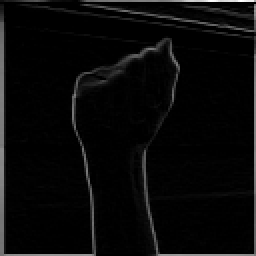
#> input picture data/SampleData/a.png, 128 x 128 px, found by its file name (shown 2 times larger)
$ python data_preprocessing_copy.py   (older library calls are emulated)
#> lines starting #> are read from the running program, lines starting #| are printed output that depends on the picture; pictures that were not available may be replaced by others from this repository, and a replacement may not be noted
### src/utils/dataset_loader.py
import os
import cv2
import numpy as np
from typing import Tuple, List

# Helper function to load images from a folder
# [60 lines left out: functions load_images_from_folder, load_train_data, load_test_data, load_dataset, not called in this run]

### notebooks/data_preprocessing_copy.py
#!/usr/bin/env python
# coding: utf-8

#!/usr/bin/env python
# coding: utf-8

import os

# if running manually (not via runner), set defaults
if "params" not in globals():
    print("⚠️  Running manually — using default params.\n")
    params = {
        "use_gaussian_blur": True,
        "edge_method": "sobel",
        "apply_otsu": False,
        "run_name": "manual_run"
    }

# Extract params
use_gaussian_blur = params["use_gaussian_blur"]
edge_method = params["edge_method"]
apply_otsu = params["apply_otsu"]
run_name = params["run_name"]

# Save results to unique folder
run_dir = f"../data/processed_runs/{run_name}"
os.makedirs(run_dir, exist_ok=True)

print(f"\n🚀 Running preprocessing for: {run_name}")
print(f"   ➤ Gaussian blur: {use_gaussian_blur}")
print(f"   ➤ Edge method:   {edge_method}")
print(f"   ➤ Otsu:          {apply_otsu}")
print(f"   ➤ Output folder: {run_dir}\n")


# #### Optional Code for running in Collab

# In[ ]:


# from google.colab import drive
# drive.mount('/content/drive')


# # In[ ]:


# import os

# # Path to your project folder in Drive
# project_path = '/content/drive/MyDrive/WASL-translator'

# # Change working directory
# os.chdir(project_path)

# # Confirm structure
# print("Current working dir:", os.getcwd())
# get_ipython().system('ls -R data/raw | head -20')


# # ##### For pulling new changes

# # In[ ]:


# get_ipython().system('cd /content/drive/MyDrive/WASL-translator && git pull')


# # ### 1. Load the dataset
# Loaded from .../data/raw/

# In[ ]:


# Import dataset loader (Debug version)
import sys, os
sys.path.append(os.path.abspath("../src"))
from utils import dataset_loader
import importlib
importlib.reload(dataset_loader)

X_train, y_train, X_test, y_test = dataset_loader.load_dataset("../data/raw", debug=True)
#> in load_images_from_folder, img is the input picture: shape (128, 128, 3); min 0, max 255, mean 9
#> in load_test_data, `X, y = load_images_from_folder(test_dir, limit=limit)`: X = 1 item; y = ['a']
#| Loaded 1 test images across 1 labels.
#> in load_dataset, `X_test, y_test = load_test_data(test_dir)`: X_test = 1 item; y_test = ['a']
#| Test label set: ['a']
#| Unseen in test: {'a'}
#> X_train = []; y_train = []; X_test = 1 item; y_test = ['a']


# ### 2. Preprocess data
# Resize and convert to grayscale --> (Optional Gaussian Blur) --> Select Edge Detector --> (Optional Otsu Thresholding) --> Normalise --> Label Encoding
#

# ##### 2.1 Preprocessing Functions

# In[5]:


import cv2
import numpy as np
from sklearn.preprocessing import LabelEncoder

def resize_grayscale(images, target_size=(64, 64), grayscale=True):
    processed = []
    for img in images:
        # Resize to 64x64 pixels square using weighted average
        img = cv2.resize(img, target_size)
        # Convert to grayscale to save space and reduce complexity
        if grayscale:
            img = cv2.cvtColor(img, cv2.COLOR_BGR2GRAY)
            img = np.expand_dims(img, axis=-1)

        processed.append(img)
    return np.array(processed)

# Give labels numerical values
def encode_labels(labels):

    encoder = LabelEncoder()
    encoded = encoder.fit_transform(labels)
    return encoded, encoder

def edge_detector(img, method="none"):

    if method == "sobel":
        # use 64bit float to keep negative gradients 3 kernels to keep a localised window, combine with magnitude
        gx = cv2.Sobel(img, cv2.CV_64F, 1, 0, ksize=3)
        gy = cv2.Sobel(img, cv2.CV_64F, 0, 1, ksize=3)
        img = cv2.magnitude(gx, gy)

    elif method == "prewitt":
        # manually create 3x3 kernel and apply it with filter2D, use magnitude to combine
        kernelx = np.array([[1, 0, -1], [1, 0, -1], [1, 0, -1]])
        kernely = np.array([[1, 1, 1], [0, 0, 0], [-1, -1, -1]])
        gx = cv2.filter2D(img, -1, kernelx)
        gy = cv2.filter2D(img, -1, kernely)
        img = cv2.magnitude(gx.astype(np.float32), gy.astype(np.float32))

    elif method == "roberts":
        # manually create 2x2 kernel and apply it with filter2D, use magnitude to combine
        kernelx = np.array([[1, 0], [0, -1]])
        kernely = np.array([[0, 1], [-1, 0]])
        gx = cv2.filter2D(img, -1, kernelx)
        gy = cv2.filter2D(img, -1, kernely)
        img = cv2.magnitude(gx.astype(np.float32), gy.astype(np.float32))

    return img

# [6 lines left out: function threshold_otsu, not called in this run]

def gaussian_blur(img, kernel_size=(5, 5), sigma=0):
    return cv2.GaussianBlur(img, kernel_size, sigma)


# ##### 2.2 Perform Preprocessing

# In[6]:


X_train_transform = resize_grayscale(X_train, target_size=(64,64))
#> after the loop in resize_grayscale, `for img in images:`: processed = []
#> X_train_transform = empty array
X_test_transform  = resize_grayscale(X_test,  target_size=(64,64))
#> the loop in resize_grayscale (call 2), `for img in images:` made 1 pass
#> pass 1, in resize_grayscale (call 2), `img = cv2.resize(img, target_size)`:
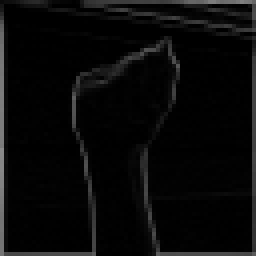
#> img: shape (64, 64, 3) (shown 4 times larger); min 0, max 138, mean 9.1
#> after the loop in resize_grayscale (call 2), `for img in images:`: processed = 1 item
X_train_proc, X_test_proc = X_train_transform, X_test_transform
#> X_train_proc = empty array
print("transform and converted to grayscale")


# In[7]:


# Change this to true/false depending on requirement
# Gaussian Blur
use_gaussian_blur = True
if use_gaussian_blur:
    X_train_proc = np.array([gaussian_blur(img) for img in X_train_proc])
    X_test_proc  = np.array([gaussian_blur(img) for img in X_test_proc])
#> in gaussian_blur, `return cv2.GaussianBlur(img, kernel_size, sigma)`:
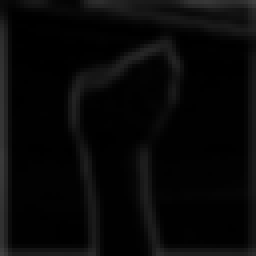
#> returned value: shape (64, 64) (shown 4 times larger); min 0, max 64, mean 7.8
    print("Gaussian blur applied")
else:
    print("Gaussian blur not applied")


# In[8]:


# Change to required edge detection method
edge_method = "sobel"  # "none", "sobel", "prewitt", "roberts"
if edge_method != "none":
    X_train_proc = np.array([edge_detector(img, method=edge_method) for img in X_train_proc])
    X_test_proc  = np.array([edge_detector(img, method=edge_method) for img in X_test_proc])
#> in edge_detector, `gx = cv2.Sobel(img, cv2.CV_64F, 1, 0, ksize=3)`:
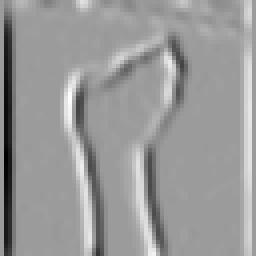
#> gx: shape (64, 64) float64 (shown 4 times larger); min -181, max 115, mean -2.4; drawn with min black and max white
#> in edge_detector, `gy = cv2.Sobel(img, cv2.CV_64F, 0, 1, ksize=3)`:
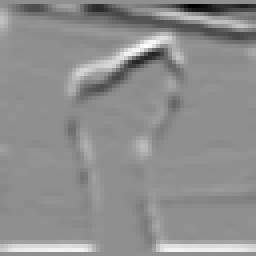
#> gy: shape (64, 64) float64 (shown 4 times larger); min -139, max 108, mean -0.7; drawn with min black and max white
#> in edge_detector, `img = cv2.magnitude(gx, gy)`:
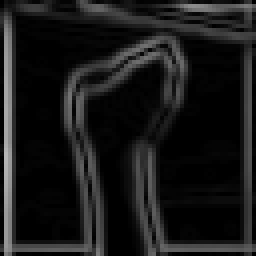
#> img: shape (64, 64) float64 (shown 4 times larger); min 0, max 181.1, mean 25.1
    print(f"Edge detection applied: {edge_method}")
else:
    print("No edge detection applied")


# In[9]:


# Change this to true/false depending on requirement
apply_otsu = False
if apply_otsu:
    X_train_proc = np.array([threshold_otsu(img) for img in X_train_proc])
    X_test_proc  = np.array([threshold_otsu(img) for img in X_test_proc])
    print("Otsu threshold applied")
else:
    print("No Otsu threshold applied")


# In[ ]:


# Run this always to add back channel then normalize to 0–1
X_train_proc = np.expand_dims(X_train_proc, axis=-1)
X_test_proc = np.expand_dims(X_test_proc, axis=-1)

X_train_final = X_train_proc.astype("float32") / 255.0
#> X_train_final = empty array
X_test_final  = X_test_proc.astype("float32") / 255.0
print("Normalised with shape:", X_train_final.shape)
#| Normalised with shape: (0, 1)


# In[11]:


# Run this always to encode labels
y_train_enc, label_encoder = encode_labels(y_train)
#> y_train_enc = empty array
#> (the run stopped early here; a loop or call above may not have finished)
